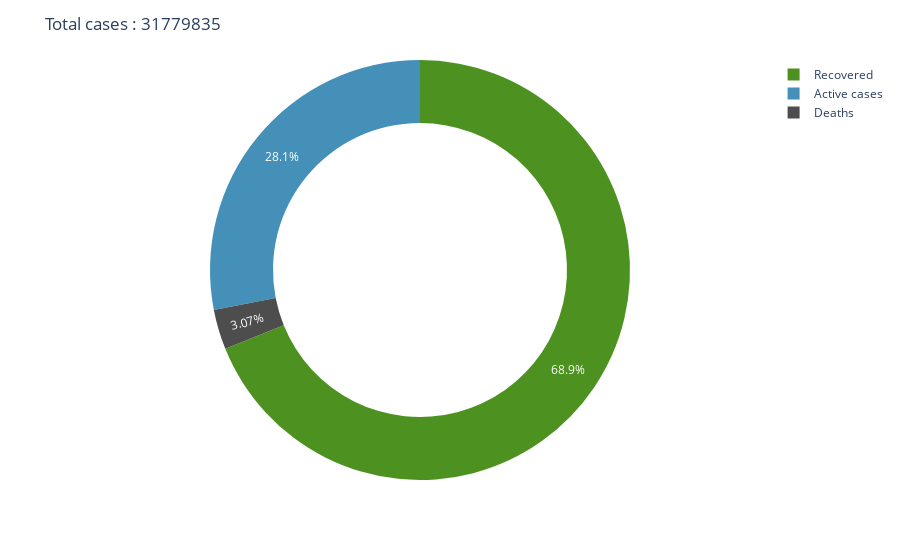

The notebook cell saved with this chart:
### Code cell
# A better in-depth view...

labels = ["Active cases","Recovered","Deaths"]
values = Data_world.loc[0, ["Active","Recovered","Deaths"]]
fig = px.pie(Data_world, values=values, names=labels,color_discrete_sequence=['rgb(77,146,33)','rgb(69,144,185)','rgb(77,77,77)'],hole=0.7)
fig.update_layout(title='Total cases : '+str(Data_world["Confirmed"][0]))
fig.show()

### Figure 1 — Plotly figure (JSON) as saved in the notebook; plotly's stock layout.template omitted (floating-point values rounded to 4 significant figures)
{"data": [{"domain": {"x": [0, 1], "y": [0, 1]}, "hole": 0.7, "hovertemplate": "label=%{label}<br>value=%{value}<extra></extra>", "labels": ["Active cases", "Recovered", "Deaths"], "legendgroup": "", "name": "", "showlegend": true, "type": "pie", "values": [8914289, 21890442, 975104]}], "layout": {"legend": {"tracegroupgap": 0}, "margin": {"t": 60}, "piecolorway": ["rgb(77,146,33)", "rgb(69,144,185)", "rgb(77,77,77)"], "title": {"text": "Total cases : 31779835"}}}
